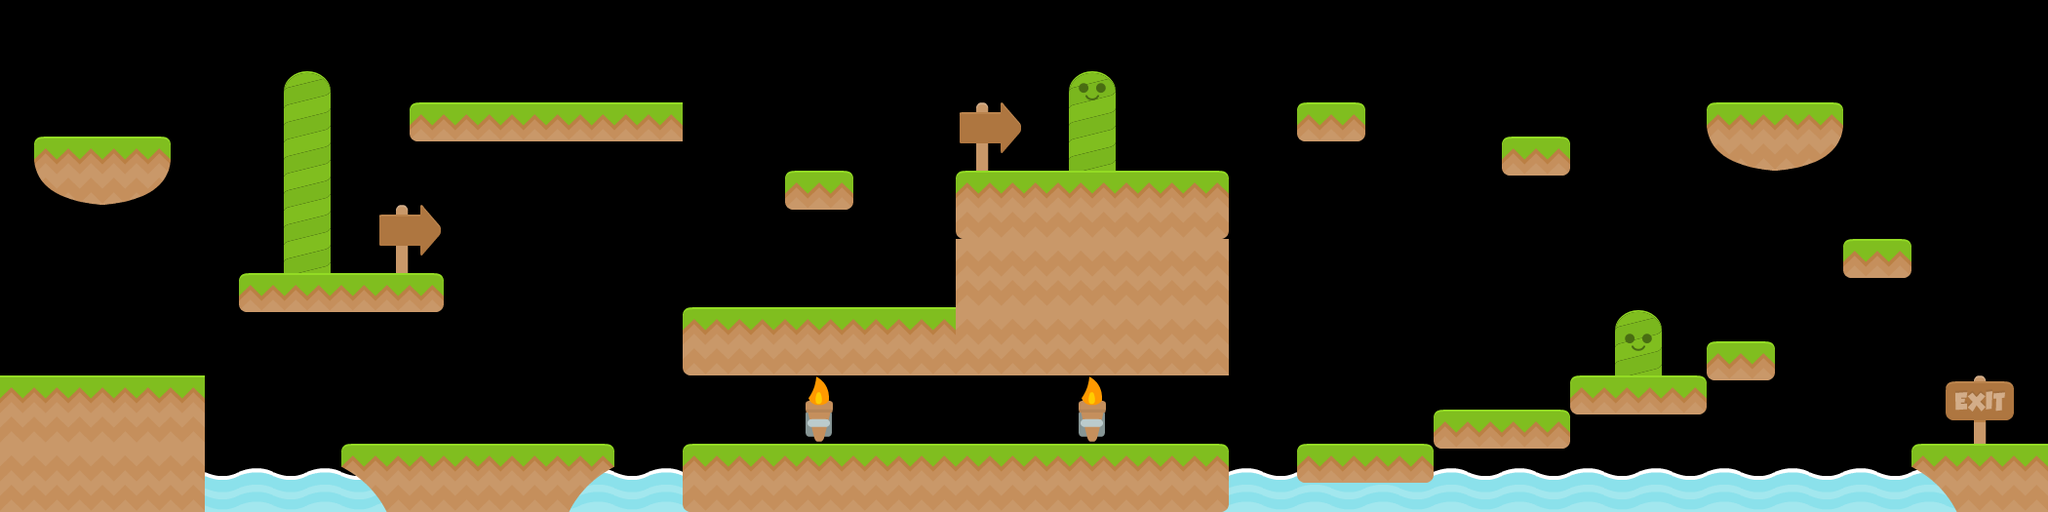

Rendered tile map (Tiled .tmx) drawn with the repository's tilesets; below, a short description and the map source with its tile grids summarised:
An orthogonal 60x15 tile map with 35x35 px tiles, 2 tile layers (Background Images, Platforms), 3 hidden layers not drawn.

<map version="1.0" orientation="orthogonal" renderorder="right-down" width="60" height="15" tilewidth="35" tileheight="35" nextobjectid="1">
 <tileset firstgid="1" name="Platformer" tilewidth="70" tileheight="70" spacing="2" margin="2" tilecount="196">
  <image source="tileset.png" width="1024" height="1024" />
 </tileset>
 <layer name="Background Images" width="60" height="15">
  <data>[900 cells, 29 non-empty, 8 distinct tile ids]</data>
 </layer>
 <layer name="Platforms" width="60" height="15">
  <data>[900 cells, 58 non-empty, 12 distinct tile ids]</data>
 </layer>
 <layer name="Ladders" width="60" height="15" visible="0">
  <data>[900 cells, 10 non-empty, 2 distinct tile ids]</data>
 </layer>
 <layer name="Enemy" width="60" height="15" visible="0">
  <data>[900 cells, 8 non-empty, 1 distinct tile ids]</data>
 </layer>
 <layer name="Triggers" width="60" height="15" visible="0">
  <data>[900 cells, 1 non-empty, 1 distinct tile ids]</data>
 </layer>
</map>
